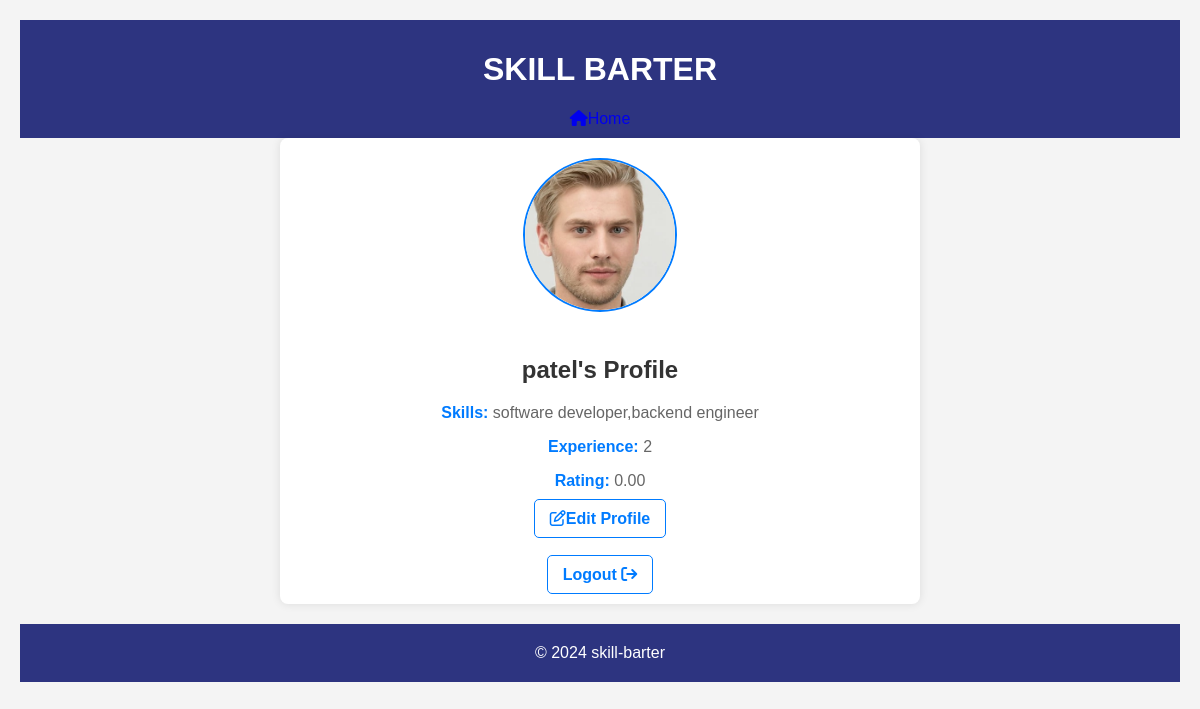
Page /accounts/profile/3/ (signed in) on the earlier database version.
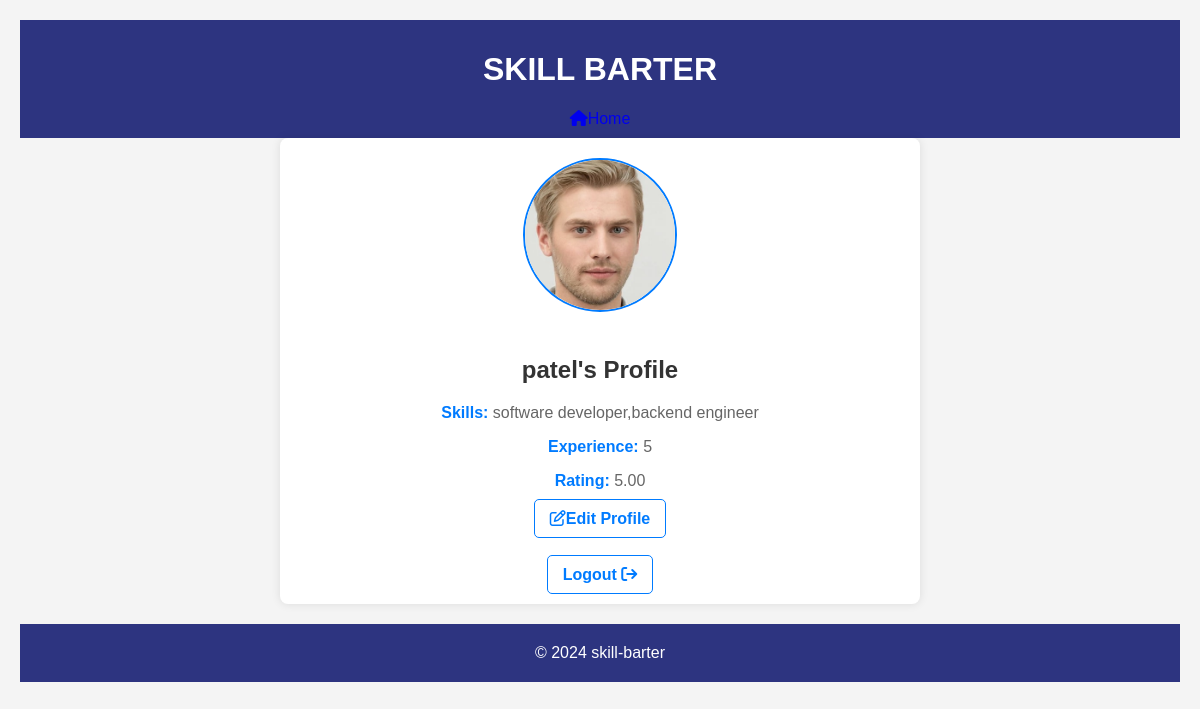
Same page on the later database version.
### accounts/models.py (models this page shows, shortened)
class Profile(models.Model):
    user = models.OneToOneField(User, on_delete=models.CASCADE)
    profile_picture = models.ImageField(upload_to='profile_pics/', default='default.jpg')
    skills = models.TextField(blank=True)
    experience = models.PositiveIntegerField(default=0)  # Years of experience
    rating = models.DecimalField(max_digits=3, decimal_places=2, default=0.00)  # User rating (0-5)

### accounts/views.py (the view)
# urls.py: path('profile/<int:user_id>/', views.view_profile, name='profile'),
@login_required
def view_profile(request, user_id=None):
    profile = get_object_or_404(Profile, user=request.user)
    return render(request, 'accounts/profile.html', {'profile': profile})

### accounts/templates/accounts/profile.html (shortened to what this page needs)
{% extends "base_profile.html" %}
{% load static %}
{% block content %}
<head>
</head>
<div class="container">
    <div class="profile-details">
        {% if profile.profile_picture %}
            <img src="{{ profile.profile_picture.url }}" alt="{{ profile.user.username }}'s Profile Picture" class="profile-pic">
        {% else %}
            <img src="{% static 'img/default.jpg' %}" alt="Profile Picture" class="profile-pic">
        {% endif %}
        <h2>{{ profile.user.username }}'s Profile</h2>
        <p><span>Skills:</span> {{ profile.skills }}</p>
        <p><span>Experience:</span> {{ profile.experience }}</p>
        <p><span>Rating:</span> {{ profile.rating }}</p>
        <div class="edit-link">
            <a href="{% url 'edit_profile' profile.id %}"><i class="fa-regular fa-pen-to-square"></i>Edit Profile</a>
        </div>
        <br>
        <div class="edit-link">
            {% if user.is_authenticated %}
            <a href="{% url 'logout' %}">Logout <i class="fa-solid fa-arrow-right-from-bracket"></i></a>
        {% endif %}
        </div>
    </div>
</div>
{% endblock %}

Differences in the rows shown:
changed Profile "software developer,backend engineer": experience "2" → "5"; rating "0.00" → "5.00"
